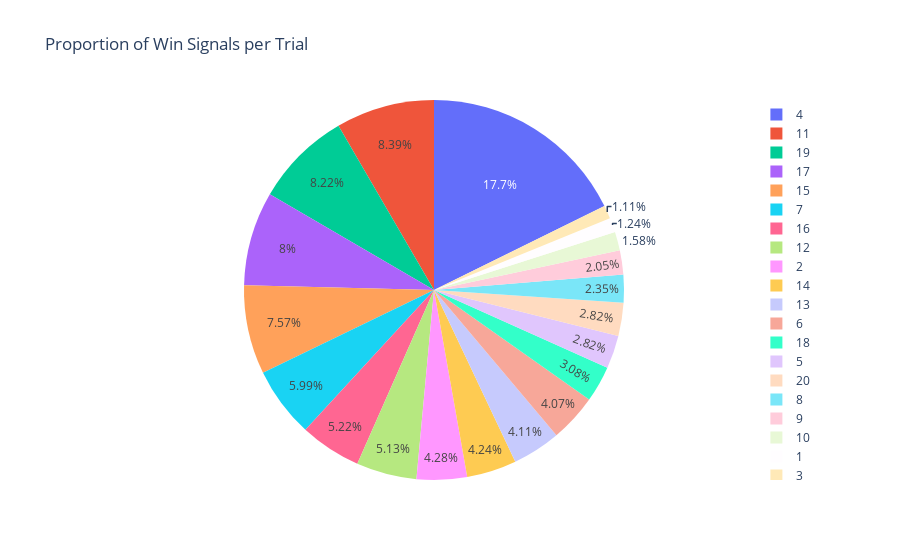

The notebook cell saved with this chart:
### Markdown cell above
### Pie Chart of Win Signals
This pie chart shows the proportion of win signals in each trial, providing a visual representation of the success rate distribution across trials.

### Code cell
fig = px.pie(df, names='trial_id', values='win_signals', title='Proportion of Win Signals per Trial')
fig.show()

### Figure 1 — Plotly figure (JSON) as saved in the notebook; plotly's stock layout.template omitted (floating-point values rounded to 4 significant figures)
{"data": [{"domain": {"x": [0.0, 1.0], "y": [0.0, 1.0]}, "hovertemplate": "trial_id=%{label}<br>win_signals=%{value}<extra></extra>", "labels": [1, 2, 3, 4, 5, 6, 7, 8, 9, 10, 11, 12, 13, 14, 15, 16, 17, 18, 19, 20], "legendgroup": "", "name": "", "showlegend": true, "values": [29, 100, 26, 414, 66, 95, 140, 55, 48, 37, 196, 120, 96, 99, 177, 122, 187, 72, 192, 66], "type": "pie"}], "layout": {"legend": {"tracegroupgap": 0}, "title": {"text": "Proportion of Win Signals per Trial"}}}
